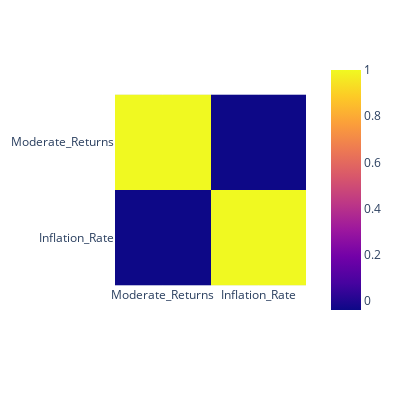

Notebook code for this chart:
### Markdown cell above
## Finding the Coorelation between Portfolio Returns and Inflation

### Code cell
# Correlation Matrix 
# Use the `corr` function to calculate correlations between moderate returns and inflation
corr_moderate_inflation = combined_return_inflation_df[["Moderate_Returns", "Inflation_Rate"]].corr()
# Display de correlation matrix
fig = px.imshow(corr_moderate_inflation, width=400, height=400)
fig.show()

### Figure 1 — Plotly figure (JSON) as saved in the notebook; plotly's stock layout.template omitted (floating-point values rounded to 4 significant figures)
{"data": [{"coloraxis": "coloraxis", "hovertemplate": "x: %{x}<br>y: %{y}<br>color: %{z}<extra></extra>", "name": "0", "type": "heatmap", "x": ["Moderate_Returns", "Inflation_Rate"], "xaxis": "x", "y": ["Moderate_Returns", "Inflation_Rate"], "yaxis": "y", "z": [[1, -0.03973], [-0.03973, 1]]}], "layout": {"coloraxis": {"colorscale": [[0, "#0d0887"], [0.1111, "#46039f"], [0.2222, "#7201a8"], [0.3333, "#9c179e"], [0.4444, "#bd3786"], [0.5556, "#d8576b"], [0.6667, "#ed7953"], [0.7778, "#fb9f3a"], [0.8889, "#fdca26"], [1, "#f0f921"]]}, "height": 400, "margin": {"t": 60}, "width": 400, "xaxis": {"anchor": "y", "autorange": true, "constrain": "domain", "domain": [0, 1], "range": [-0.5, 1.5], "scaleanchor": "y", "type": "category"}, "yaxis": {"anchor": "x", "autorange": true, "constrain": "domain", "domain": [0.1327, 0.8673], "range": [1.5, -0.5], "type": "category"}}}
